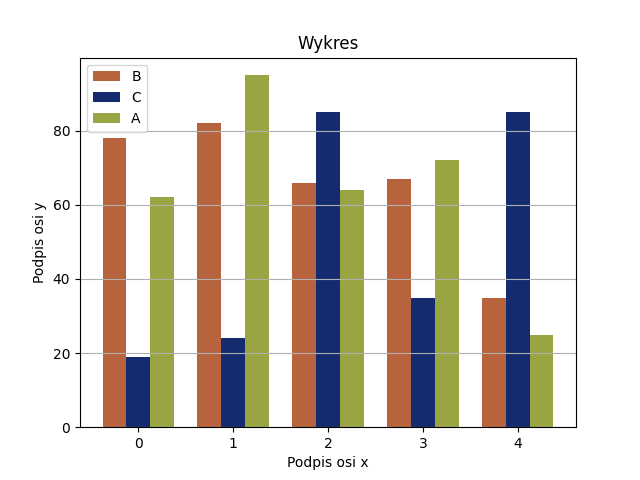

Generate this figure with Python:
import numpy as np
import pandas as pd
import matplotlib.pyplot as plt
from matplotlib import cm
from matplotlib.ticker import LinearLocator, FormatStrFormatter
from mpl_toolkits.mplot3d.axes3d import get_test_data
import seaborn as sns

nazwa = np.arange(5)
wartosci1 = [78, 82, 66, 67, 35]
wartosci2 = [19, 24, 85, 35, 85]
wartosci3 = [62, 95, 64, 72, 25]
plt.bar(nazwa, wartosci1, width=0.25, label='B', color='#B7633D')
plt.bar(nazwa+0.25, wartosci2, width=0.25, label='C', color='#142B70')
plt.bar(nazwa+0.5, wartosci3, width=0.25, label='A', color='#99A543')
plt.xticks([0.25, 1.25, 2.25, 3.25, 4.25], [0, 1, 2, 3, 4])
plt.title('Wykres')
plt.xlabel('Podpis osi x')
plt.ylabel('Podpis osi y')
plt.legend(loc='upper left')
plt.grid(axis='y')
plt.savefig('obraz.png')
plt.show()
